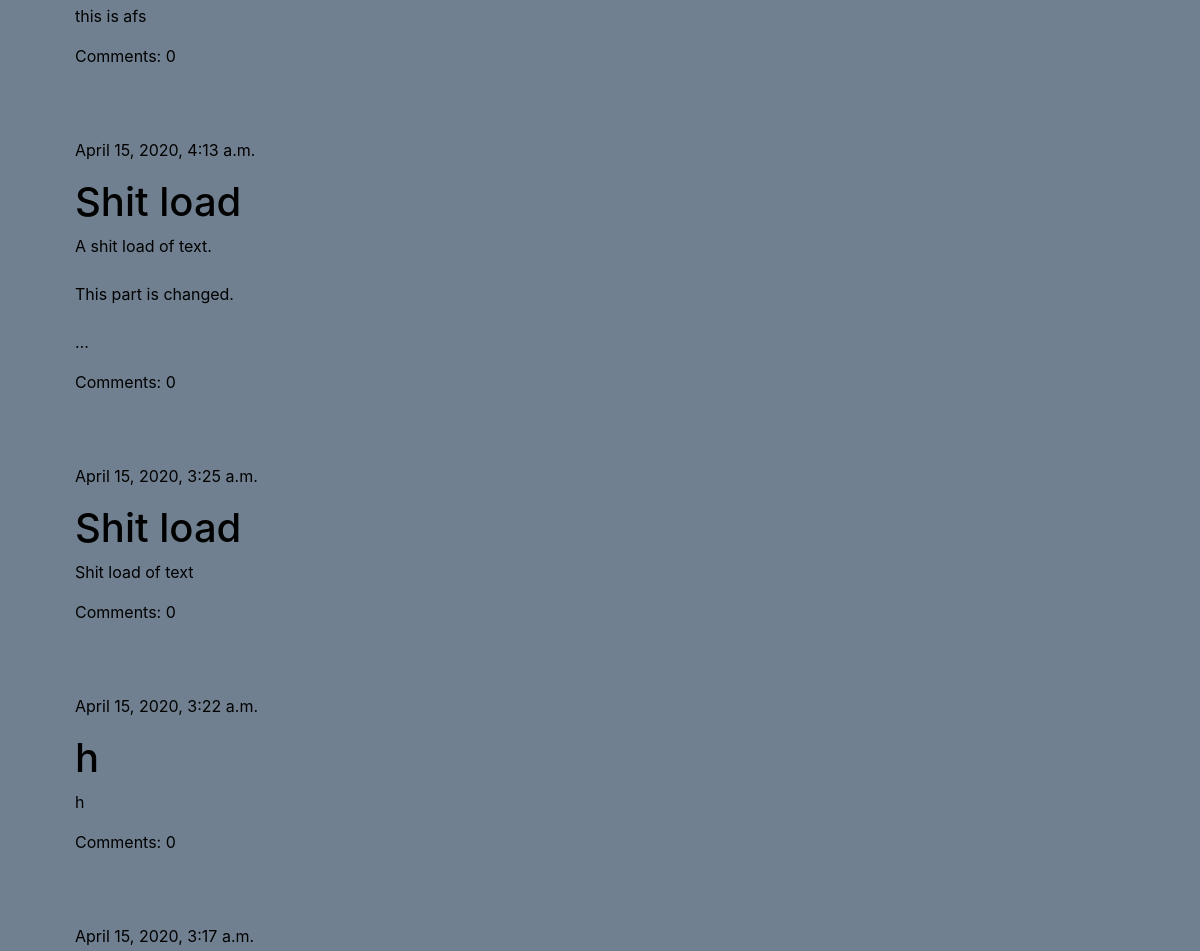
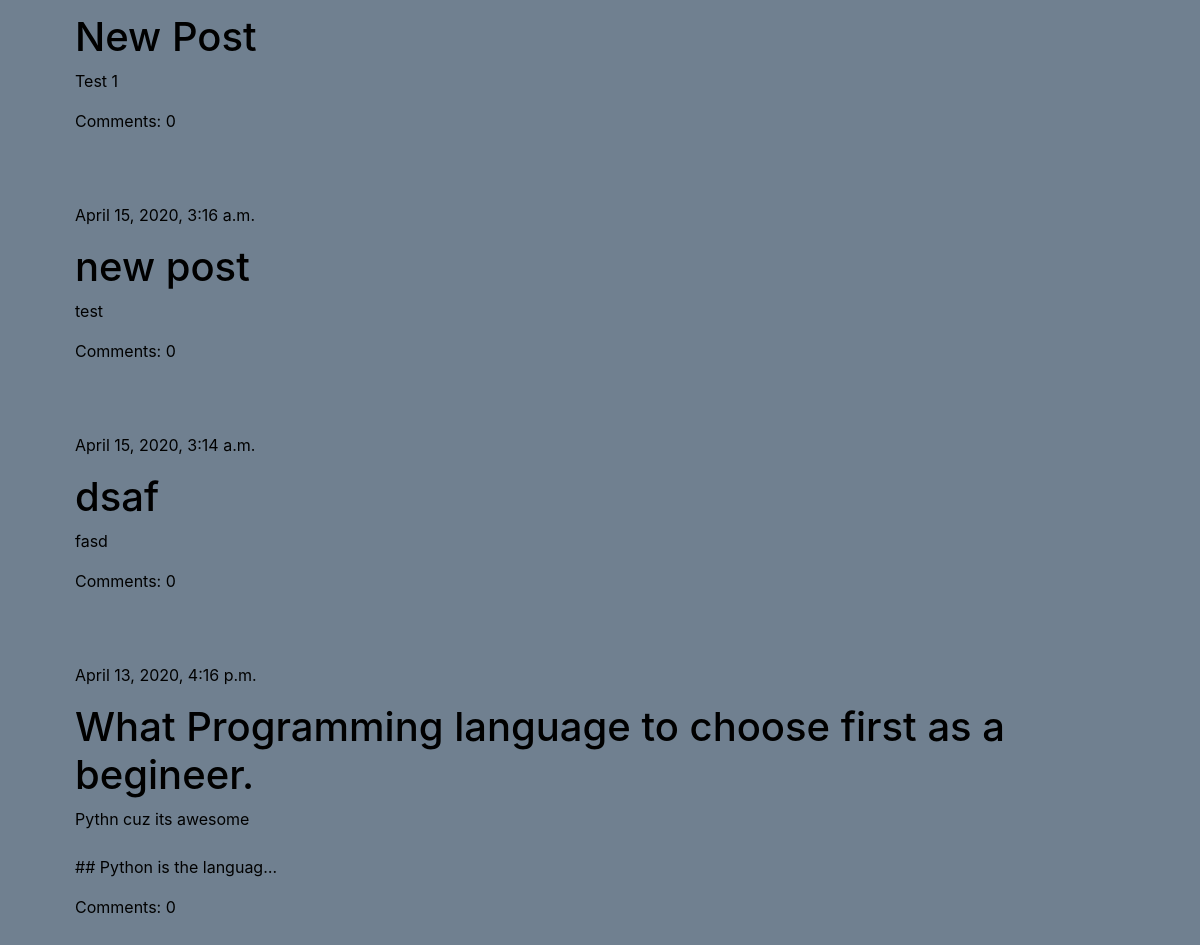
The app's page / (lower part), older data (2 pictures, top to bottom).
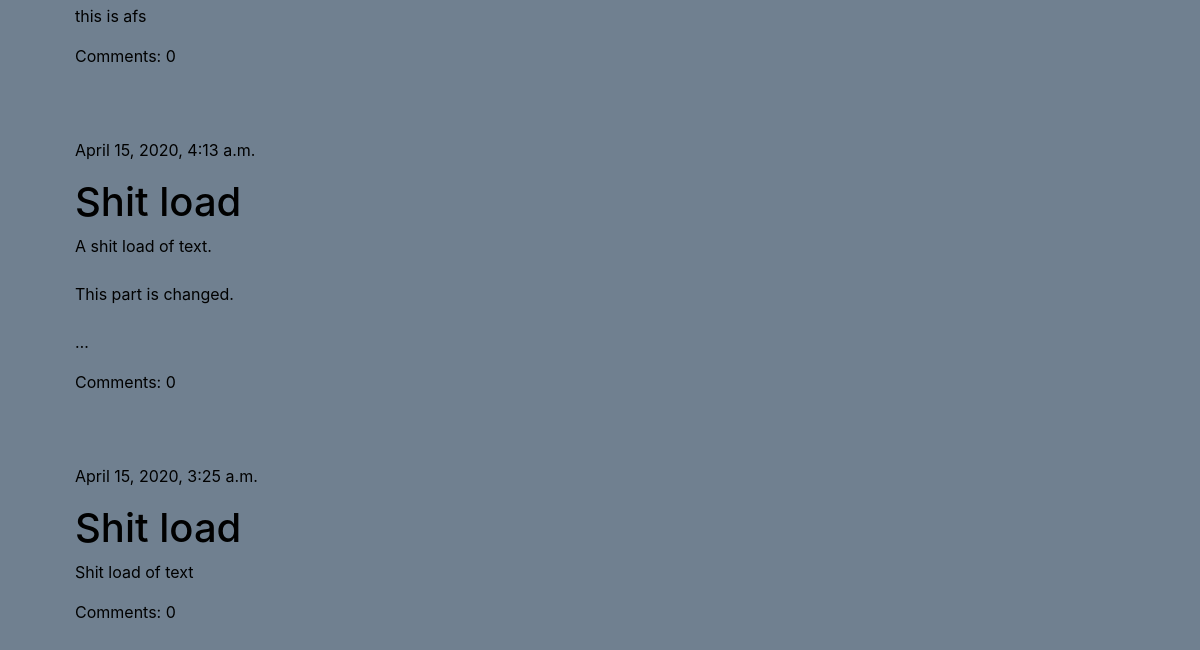
The same page, newer data.
### blog/models.py (models this page shows, shortened)
class Post(models.Model):
    author = models.ForeignKey('auth.User', on_delete=models.CASCADE)
    title = models.CharField(max_length=255)
    text = models.TextField()
    created_date = models.DateTimeField(default=timezone.now)
    published_date = models.DateTimeField(blank=True, null=True)
    def approved_comments(self):
        return self.comments.filter(approved=True)

### blog/views.py (the view)
# urls.py: path('', views.post_list, name='post_list'),
def post_list(request):
    posts = Post.objects.filter(
        published_date__lte=timezone.now()
        ).order_by('-published_date')
    stuff_for_frontend = {'posts': posts}
    return render(request, 'blog/post_list.html', stuff_for_frontend)

### blog/templates/blog/post_list.html (shortened to what this page needs)
{% extends 'blog/base.html' %}
{% block content %}
	{% for post in posts %}
	    <div class="post">
			<div class="date">
		        <p>{{ post.published_date }}</p>
			</div>
	        <h1>
	            <a href="{% url 'blog:post_detail' pk=post.pk %}">{{ post.title }}
	            </a>
	        </h1>
	        <p>{{ post.text | truncatechars:50|linebreaksbr }}</p>
            <a href="{% url 'blog:post_detail' pk=post.pk %}">Comments: {{ post.approved_comments.count }}</a>
	    </div>
	{% endfor %}
{% endblock %}

Row changes from the older to the newer data that the page shows:
removed Post: published_date "April 15, 2020, 3:22 a.m.", title "h", text "h", approved_comments.count "0"
removed Post: published_date "April 15, 2020, 3:17 a.m.", title "New Post", text "Test 1", approved_comments.count "0"
removed Post: published_date "April 15, 2020, 3:16 a.m.", title "new post", text "test", approved_comments.count "0"
removed Post: published_date "April 15, 2020, 3:14 a.m.", title "dsaf", text "fasd", approved_comments.count "0"
removed Post: published_date "April 13, 2020, 4:16 p.m.", title "What Programming language to choose first as a begineer.", text "Pythn cuz its awesome ## Python is the languag…", approved_comments.count "0"
